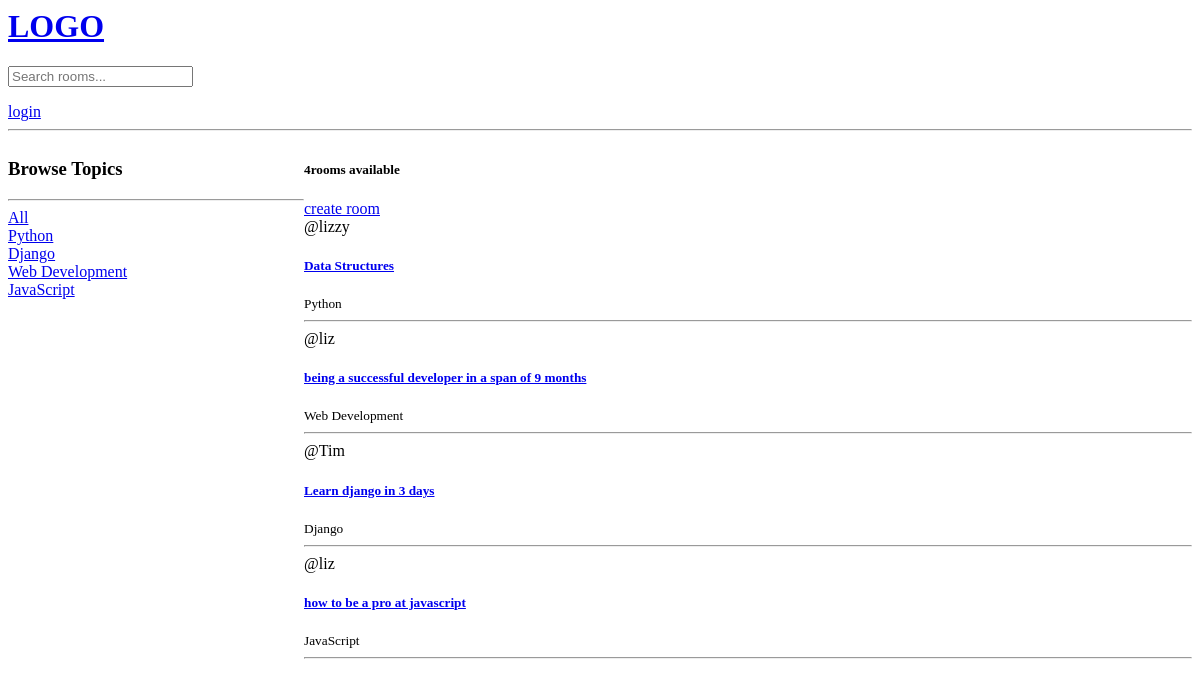
Before: / with the older database file.
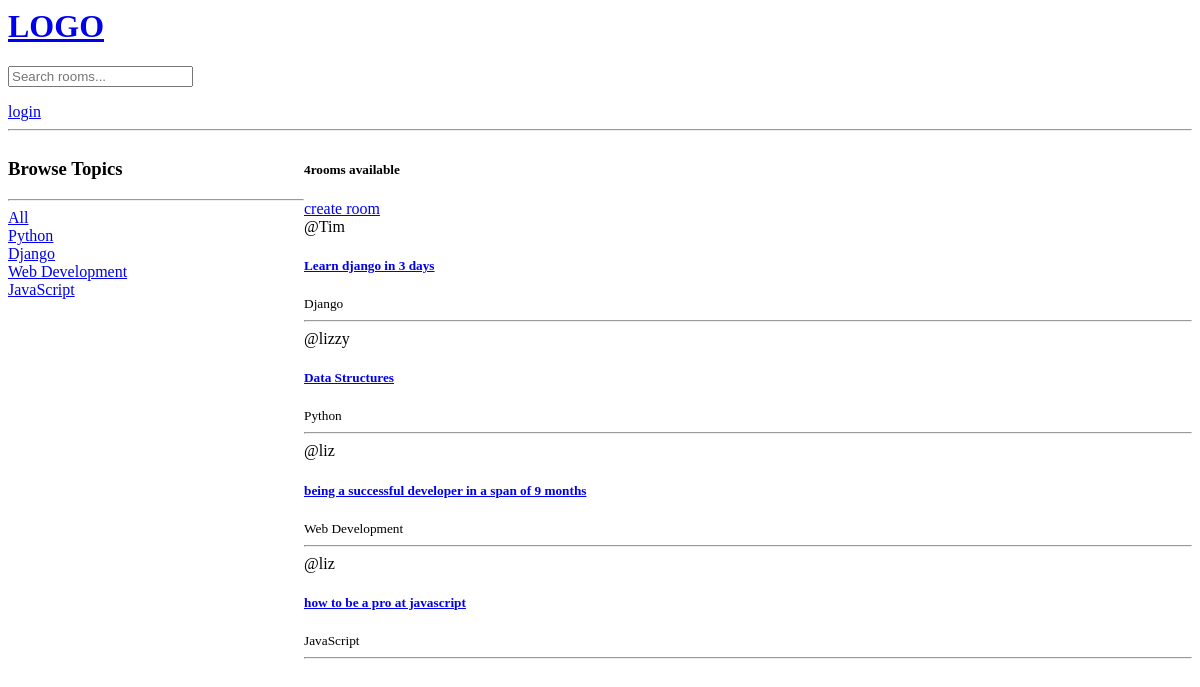
After: the same page with the newer database file.
### base/models.py (models this page shows, shortened)
class Topic(models.Model):
    name=models.CharField(max_length=200)

class Room(models.Model):
    host=models.ForeignKey(User, on_delete=models.SET_NULL, null=True)
    topic=models.ForeignKey(Topic, on_delete=models.SET_NULL, null=True)
    name = models.CharField(max_length=200)
    description = models.TextField(null=True, blank=True)
    participants=models.ManyToManyField(User, related_name='participants', blank=True)
    updated= models.DateTimeField(auto_now = True)
    created= models.DateTimeField(auto_now_add = True)
    class Meta:
        ordering = ['-updated', '-created']
    def __str__(self):
        return self.name

### base/views.py (the view)
# urls.py: path('', views.home, name='home'),
def home(request):
    q=request.GET.get('q') if request.GET.get('q') != None else ''
    rooms= Room.objects.filter(
        Q(topic__name__icontains=q)|
        Q(name__icontains=q)|
        Q(description__icontains=q)
        )
    topics=Topic.objects.all()
    room_count=rooms.count()
    context={
        'rooms':rooms,
        'topics':topics,
        'room_count':room_count,
    }
    return render(request,'base/home.html',context)

### base/templates/base/home.html (shortened to what this page needs)
{%load static%}
{%include 'navbar.html'%}
<div class="home-container">
    <div>
        <h3>Browse Topics</h3><hr>
        <div>
            <a href="{%url 'home'%}">All</a>
         </div>
        {%for topic in topics%}
        <div>
           <a href="{%url 'home'%}?q={{topic.name}}"> {{topic.name}}</a>
        </div>
        {%endfor%}
    </div>
    <div>
        <h5>{{room_count}}rooms available</h5>
            <a href="{% url 'create-room' %}">create room</a>
        {%for room in rooms%}
        <div>
            <span>@{{room.host.username}}</span>
            <h5><a href="{% url 'room' room.id%}">{{room}}</a></h5>
            <small>{{room.topic.name}}</small>
            <hr>
        </div>
        {%endfor%}
    </div>
</div>

Changed rows visible on the page:
changed Room "Learn django in 3 days": moves up the list
